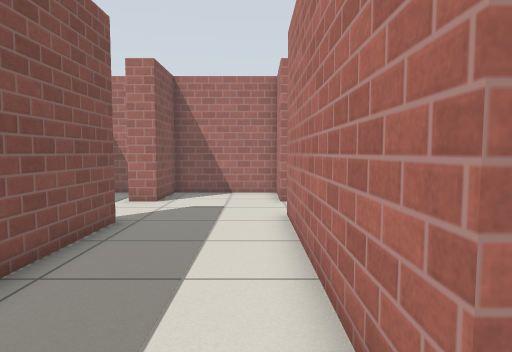
[1] (above)

16 first-person views from a walk through a robot-simulator world made for Gazebo. The camera is 0.87 m above the floor, tilts 4° down and sees 75° across. The floor is counted in squares, 0.5 m on a side. Each view is taken from the middle of a square. On the plan, view 1 faces up. The plan holds only what a view shows up to about 17 squares ahead; the rest is blank. Gazebo's built-in surfaces are drawn with simple patterns.

[2]
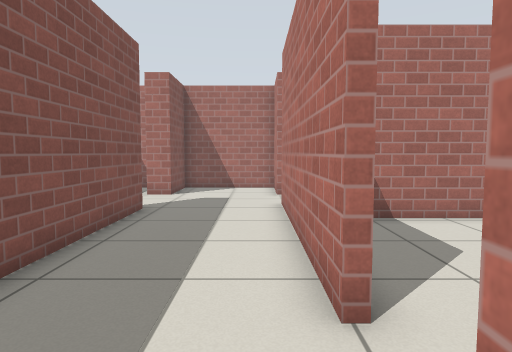

[3]
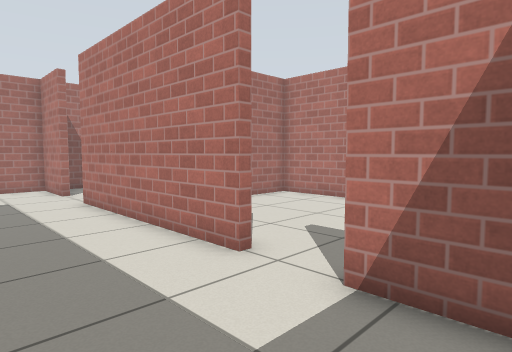

[4]
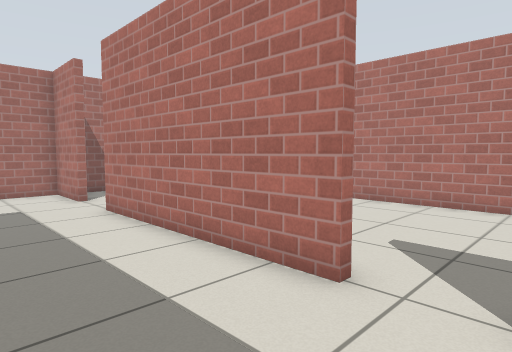

[5]
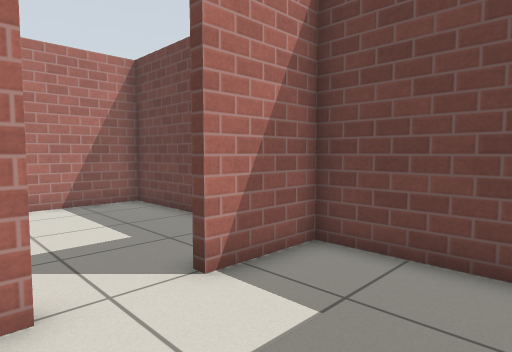

[6]
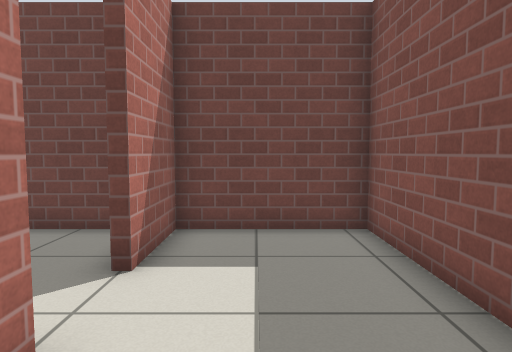

[7]
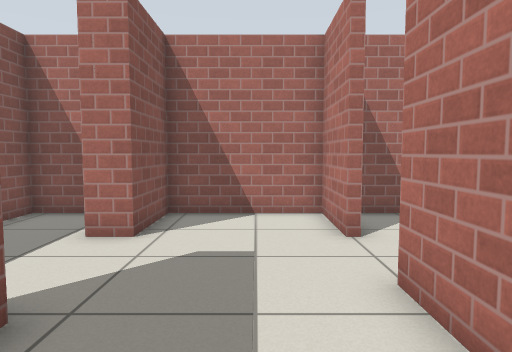

[8]
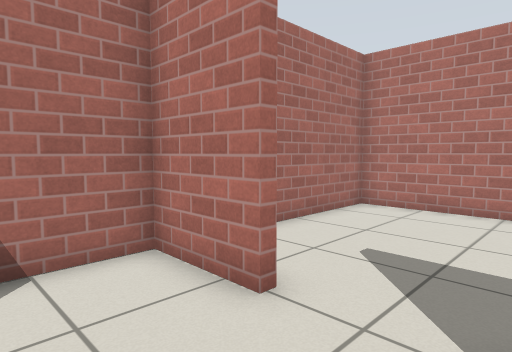

[9]
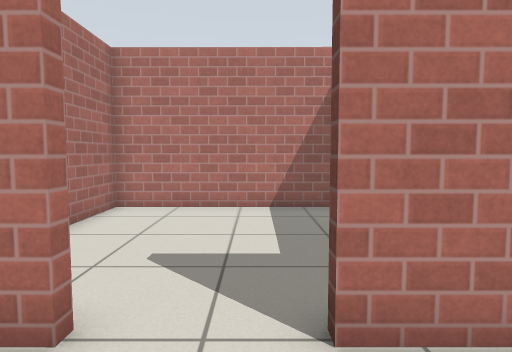

[10]
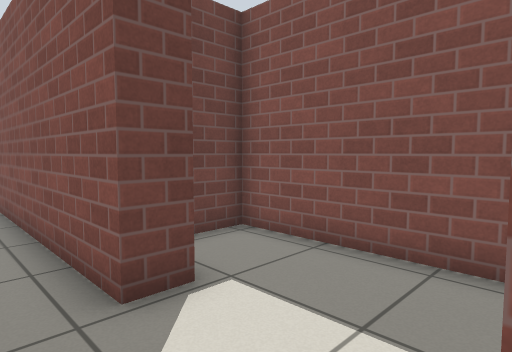

[11]
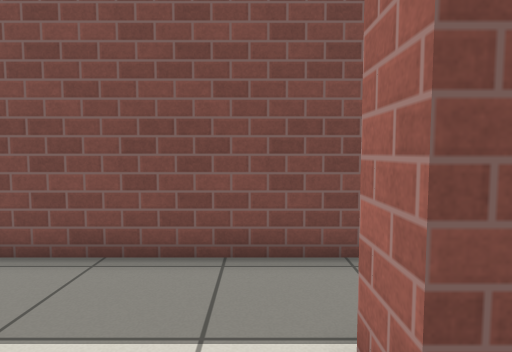

[12]
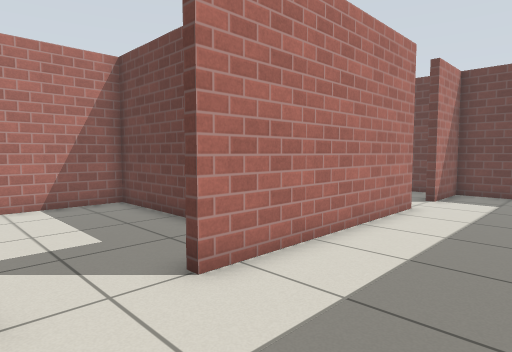

[13]
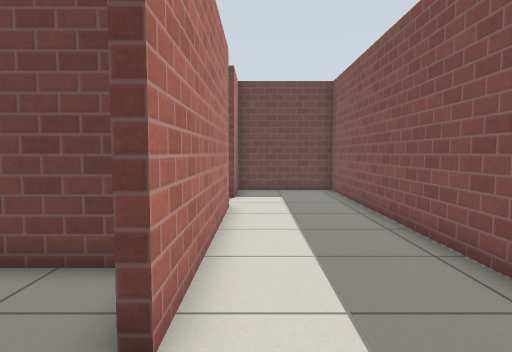

[14]
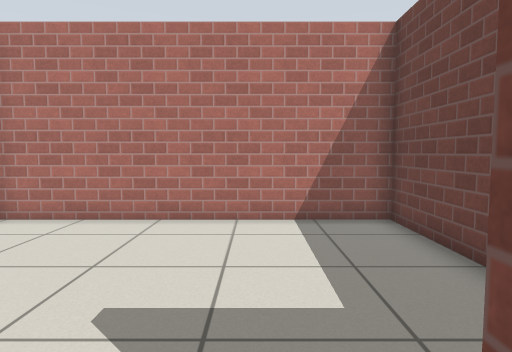

[15]
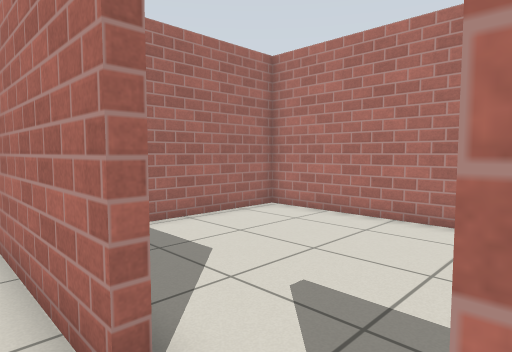

[16]
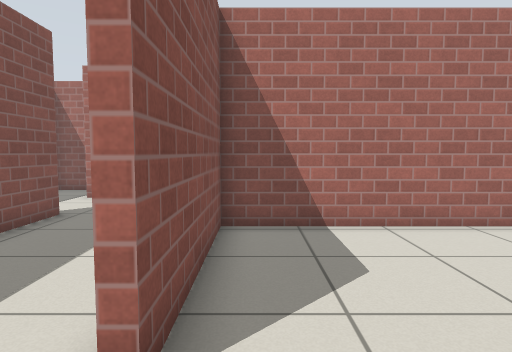

### Floor plan
Ten units are one square. View 1 is at (0, 0); x grows to the right and y downward. Boxes are objects, and circles mark ways between rooms. Rooms are numbered by the first view taken in them; rooms with no view inside come last. Other rooms are left out.
<svg viewBox="-79 -150 170 190">
<path fill="none" stroke="#000" d="M-46 -83 -35 -83 -35 35 9 35 9 8M9 -13 9 -93M9 -118 9 -145 -35 -145 -35 -118 -46 -118M9 8 12 8M19 35 86 35 86 -68 12 -68 12 -13 9 -13M12 -118 9 -118M9 -93 12 -93M20 -71 86 -71 86 -145 19 -145M-54 -145 -74 -145 -74 -61 -60 -61"/>
<circle cx="10" cy="-5" r="3" fill="#2a7"/>
<circle cx="10" cy="-105" r="3" fill="#2a7"/>
<circle cx="-40" cy="-100" r="3" fill="#2a7"/>
<text x="-20" y="-60">1</text>
<text x="50" y="-10">2</text>
<text x="50" y="-110">3</text>
<text x="-60" y="-110">4</text>
</svg>
Room 1 opens to room 2. Room 1 opens to room 3. Room 1 opens to room 4.

Where each view was taken, in squares from view 1:
view 1: 0 up, 0 right, facing up
view 2: 2 down, 0 right, facing up
view 3: 3 down, 3 left, facing up-right
view 4: 1 down, 3 left, facing up-right
view 5: 2 up, 3 left, facing down-right
view 6: 4 up, 1 left, facing down
view 7: 5 up, 1 left, facing up
view 8: 9 up, 2 left, facing up-right
view 9: 10 up, 2 left, facing right
view 10: 12 up, 2 left, facing down-left
view 11: 11 up, 2 left, facing left
view 12: 12 up, 3 left, facing down-right
view 13: 12 up, 0 right, facing down
view 14: 0 up, 0 right, facing right
view 15: 1 down, 0 right, facing up-right
view 16: 1 down, 2 right, facing up
